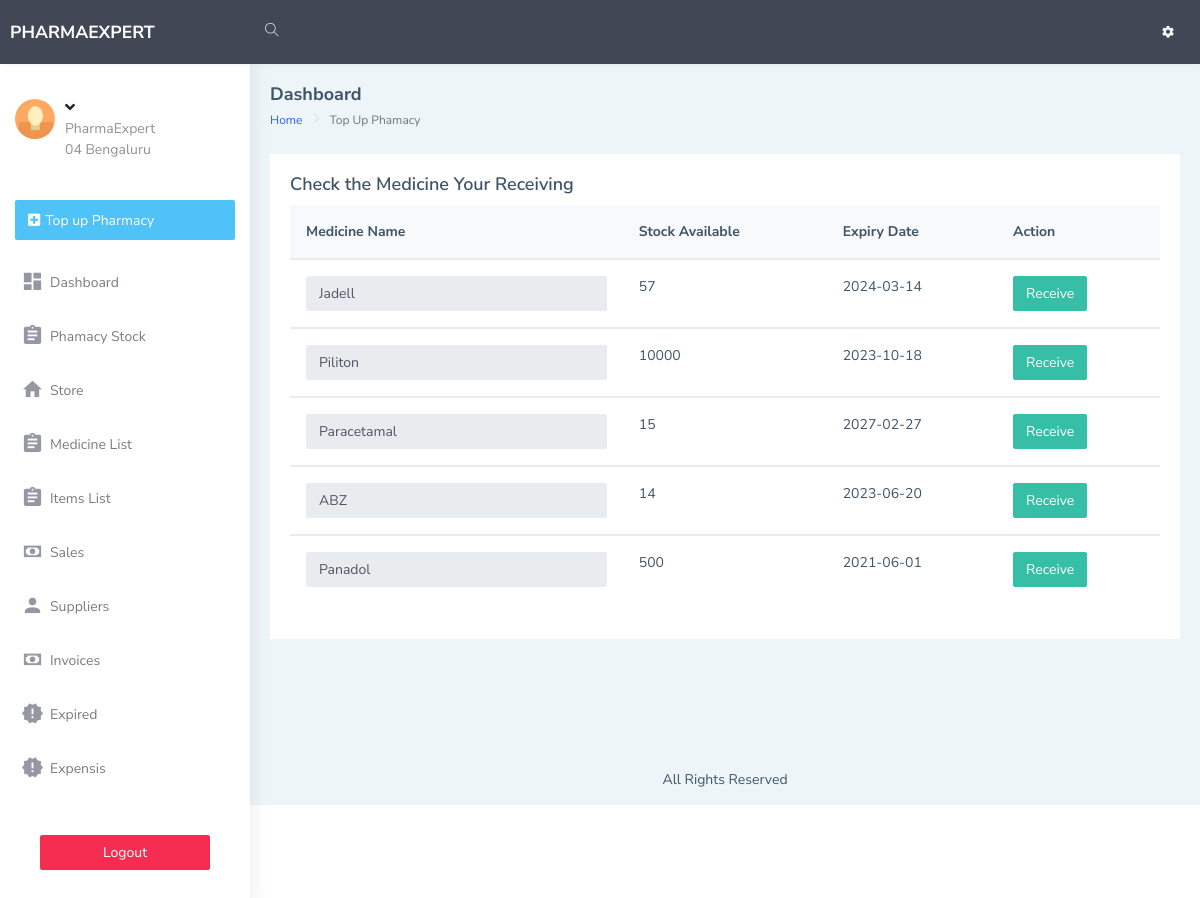
Page /dashboard/manage_receiving1.php on the committed database.
### tables this page shows
CREATE TABLE `info` (
  `id` int(10) NOT NULL,
  `name` varchar(255) NOT NULL,
  `address` varchar(255) NOT NULL,
  `phone_no` varchar(255) NOT NULL,
  `email` varchar(255) NOT NULL,
  `opening_date` varchar(255) NOT NULL,
  `closing_balance` varchar(255) NOT NULL,
  `opening_balance` varchar(255) NOT NULL
);

CREATE TABLE `store` (
  `id` int(10) NOT NULL,
  `medicine_name` varchar(255) NOT NULL,
  `date_received` date NOT NULL,
  `Qty` varchar(255) NOT NULL DEFAULT '0',
  `expiry_date` date NOT NULL DEFAULT current_timestamp(),
  `amount` varchar(255) NOT NULL,
  `stock_out` varchar(255) NOT NULL DEFAULT '0',
  `price` varchar(255) NOT NULL DEFAULT '0',
  `capacity` varchar(255) NOT NULL,
  `type` varchar(255) NOT NULL,
  `dosage_sold` varchar(255) NOT NULL,
  `dosage` varchar(255) NOT NULL,
  `price_dosage` varchar(255) NOT NULL DEFAULT '0',
  `app` varchar(255) NOT NULL,
  `half_dosage_price` int(11) NOT NULL,
  `confirm` varchar(10) NOT NULL DEFAULT '0'
);

### dashboard/manage_receiving1.php (the view, shortened to what this page needs)
<!DOCTYPE html>
<html dir="ltr" lang="en">
<?php
require "includes/head.php";
?>
<body>
    <div id="main-wrapper" data-layout="vertical" data-navbarbg="skin5" data-sidebartype="full"
        data-sidebar-position="absolute" data-header-position="absolute" data-boxed-layout="full">
        <?php require "includes/header.php"?>
       <?php require "includes/aside.php";?>
        <div class="page-wrapper">
            <div class="page-breadcrumb">
                <div class="row align-items-center">
                    <div class="col-5">
                        <h4 class="page-title">Dashboard</h4>
                        <div class="d-flex align-items-center">
                            <nav aria-label="breadcrumb">
                                <ol class="breadcrumb">
                                    <li class="breadcrumb-item"><a href="index.php">Home</a></li>
                                    <li class="breadcrumb-item active" aria-current="page"> Top Up Phamacy</li>
                                </ol>
                            </nav>
                        </div>
                    </div>
                </div>
            </div>
            <div class="container-fluid">
                <div class="row">
                    <div class="col-12">
                        <div class="card">
                            <div class="card-body">
                                <div class="d-md-flex align-items-center">
                                    <div>
                                        <h4 class="card-title"> Check the Medicine Your Receiving</h4>
                                    </div>
                            </div>
                                <table class="table v-middle">
                                    <thead>
                                        <tr class="bg-light">
                                            <th class="border-top-0">Medicine Name</th>
                                            <th class="border-top-0">Stock Available</th>
											 <th class="border-top-0">Expiry Date</th>
											 <th class="border-top-0">Action</th>
                                        </tr>
                                    </thead>
									<?php
								require "includes/conn.php";
																			if(isset($_GET['page']))
																				{
																					$page = $_GET['page'];
																				}
																				else
																				{
																					$page = 1;
																				}
																				$num_per_page = 10;
																				$start_from = ($page-1)*10;
                                $sql ="SELECT * FROM store limit $start_from,$num_per_page";
								$res = mysqli_query($conn,$sql);
								if ($res == TRUE) {
									$count = mysqli_num_rows($res);
									if($count > 0){
										while ($rows=mysqli_fetch_assoc($res)) {
											$id=$rows['id'];
											$medicine_name=$rows['medicine_name'];
											$Qty=$rows['Qty'];
											$expiry_date=$rows['expiry_date'];
											$app=$rows['app'];
											$dosage_sold=$rows['dosage_sold'];
									   ?>
                                    <tbody id="output">
                                        <tr>
										   <td>
											<input  readonly class="form-control"  value="<?php echo "$medicine_name";?>" name="medicine_name">
										   </td>
										   <?php
											  if ( $dosage_sold =="Yes") {
                                            if ($Qty < 2) {
                                                ?>
                                                <td class='text-white text-bold bg-danger'><?php echo $Qty *  $app?></td>
                                              <?php
                                            }else {
                                                ?>
                                                <td class=' text-bold '><?php echo $Qty *  $app?></td>
                                              <?php
                                            }
                                           }else {
                                               if ($Qty < 2) {
                                                ?>
                                                <td class='text-white text-bold bg-danger'><?php echo $Qty  ?></td>
                                              <?php
                                               }else {
                                                ?>
                                                <td class=' text-bold '><?php echo $Qty  ?></td>
                                              <?php
                                               }
                                           }
                                            ?>
											<td><?php echo "$expiry_date"?></td>
											<td>
                                                 <a  href="manage_receiving.php?id=<?php echo "$id"?> && dosage_sold=<?php echo "$dosage_sold"?>" class="btn btn-success" type="button">Receive</a>
                                                                        </td>
                                        </tr>
                                    </tbody>
											 <?php
										}
									}
								}
							?>
                                </table>
                        </div>
                    </div>
                </div>
            </div>
            </div>
            <footer class="footer text-center">
                All Rights Reserved
            </footer>
        </div>
    </div>
</body>
</html>

### dashboard/includes/header.php (shortened to what this page needs)
<header class="topbar" data-navbarbg="skin5">
            <nav class="navbar top-navbar navbar-expand-md navbar-dark">
                <div class="navbar-header" data-logobg="skin5">
                    <a class="navbar-brand" href="index.html">
                        <b class="logo-icon text-uppercase">
                        <?php
                                                        require "includes/conn.php";
                                                        $sql ="SELECT * FROM info";
                                                    $res = mysqli_query($conn,$sql);
                                                    if ($res == TRUE) {
                                                        $count = mysqli_num_rows($res);
                                                        if($count > 0){
                                                            while ($rows=mysqli_fetch_assoc($res)) {
                                                                $name=$rows['name'];
                                                                $address=$rows['address'];
                                                           ?>
                                             <?php echo $name;?>
                                                                <?php
                                                            }
                                                        }
                                                    }
                                                ?>
                        </b>
                    </a>
                </div>
                <div class="navbar-collapse collapse" id="navbarSupportedContent" data-navbarbg="skin5">
                    <ul class="navbar-nav float-left mr-auto">
                        <li class="nav-item search-box"> <a class="nav-link waves-effect waves-dark"
                                href="javascript:void(0)"><i class="ti-search"></i></a>
                        </li>
                    </ul>
                        <ul class="navbar-nav float-right">
                        <li class="nav-item dropdown">
                            <a class="nav-link dropdown-toggle text-muted waves-effect waves-dark pro-pic" href=""
                                data-toggle="dropdown" aria-haspopup="true" aria-expanded="false"><i class="mdi mdi-settings text-light font-weight-bold"></i></a>
                        </li>
                    </ul>
                </div>
            </nav>
        </header>

### dashboard/includes/aside.php (shortened to what this page needs)
<aside class="left-sidebar" data-sidebarbg="skin6">
           <div class="scroll-sidebar">
               <nav class="sidebar-nav">
                   <ul id="sidebarnav">
                       <li>
                           <div class="user-profile d-flex no-block dropdown m-t-20">
                               <div class="user-pic"><img src="assets/images/users/1.jpg" alt="users"
                                       class="rounded-circle" width="40" /></div>
                               <div class="user-content hide-menu m-l-10">
                                   <a href="javascript:void(0)" class="" id="Userdd" role="button"
                                       data-toggle="dropdown" aria-haspopup="true" aria-expanded="false">
                                       <h5 class="m-b-0 user-name font-medium"><?php if(isset($_SESSION['sessionUsername'])){
                                           }?> <i
                                               class="fa fa-angle-down"></i></h5>
                                       <span class="op-5 user-email"><?php echo $name;?> </span><br>
                                       <span class="op-5 user-email"><?php echo $address;?> </span>
                                   </a>
                               </div>
                           </div>
                       </li>
                       <li class="p-15 m-t-10"><a href="pharmacy_stock.php"
                               class="btn btn-block create-btn text-white no-block d-flex align-items-center"><i
                                   class="fa fa-plus-square"></i> <span class="hide-menu m-l-5">Top up Pharmacy<span> </a>
                       </li>
                       <li class="sidebar-item"> <a class="sidebar-link waves-effect waves-dark sidebar-link"
                               href="index.php" aria-expanded="false"><i class="mdi mdi-view-dashboard"></i><span
                                   class="hide-menu">Dashboard</span></a></li>
					<li class="sidebar-item"> <a class="sidebar-link waves-effect waves-dark sidebar-link"
                               href="pharmacy_stock.php" aria-expanded="false"><i
                                   class="mdi mdi-clipboard-text"></i><span class="hide-menu">Phamacy Stock</span></a></li>
								<li class="sidebar-item"> <a class="sidebar-link waves-effect waves-dark sidebar-link"
                               href="receiving.php" aria-expanded="false"><i
                                   class="mdi mdi-home"></i><span class="hide-menu">Store</span></a></li>
					<li class="sidebar-item"> <a class="sidebar-link waves-effect waves-dark sidebar-link"
                               href="medicine_list.php" aria-expanded="false"><i class="mdi mdi-clipboard-text"></i><span
                                   class="hide-menu">Medicine List</span></a></li>
								<li class="sidebar-item"> <a class="sidebar-link waves-effect waves-dark sidebar-link"
                               href="items_list.php" aria-expanded="false"><i class="mdi mdi-clipboard-text "></i><span
                                   class="hide-menu">Items List</span></a></li>
					<li class="sidebar-item"> <a class="sidebar-link waves-effect waves-red sidebar-link "
                               href="sales_report.php" aria-expanded="false"><i class="mdi mdi-cash"></i><span
                                   class="hide-menu">Sales</span></a></li>
					<li class="sidebar-item"> <a class="sidebar-link waves-effect waves-red sidebar-link "
                               href="suppliers.php" aria-expanded="false"><i class="mdi mdi-account"></i><span
                                   class="hide-menu">Suppliers</span></a></li>
					<li class="sidebar-item"> <a class="sidebar-link waves-effect waves-red sidebar-link "
                               href="invoice.php" aria-expanded="false"><i class="mdi mdi-cash"></i><span
                                   class="hide-menu">Invoices</span></a></li>
					<li class="sidebar-item"> <a class="sidebar-link waves-effect waves-red sidebar-link "
                               href="expired.php" aria-expanded="false"><i class="mdi mdi-alert-octagram"></i><span
                                   class="hide-menu">Expired</span></a></li>
					<li class="sidebar-item"> <a class="sidebar-link waves-effect waves-red sidebar-link "
                               href="expensis.php" aria-expanded="false"><i class="mdi mdi-alert-octagram"></i><span
                                   class="hide-menu">Expensis</span></a></li>
                                   <li class="text-center p-40 upgrade-btn">
                 <a href="includes/logout.php"
                     class="btn btn-block btn-danger text-white" >Logout</a>
             </li>
                   </ul>
               </nav>
           </div>
       </aside>

### rows in the picture
info: name "PHARMAEXPERT", name "PharmaExpert", address "04 Bengaluru"
store: medicine_name "Jadell", Qty "57", expiry_date "2024-03-14"
store: medicine_name "Piliton", Qty+app "10000", expiry_date "2023-10-18"
store: medicine_name "Paracetamal", Qty "15", expiry_date "2027-02-27"
store: medicine_name "ABZ", Qty "14", expiry_date "2023-06-20"
store: medicine_name "Panadol", Qty "500", expiry_date "2021-06-01"
